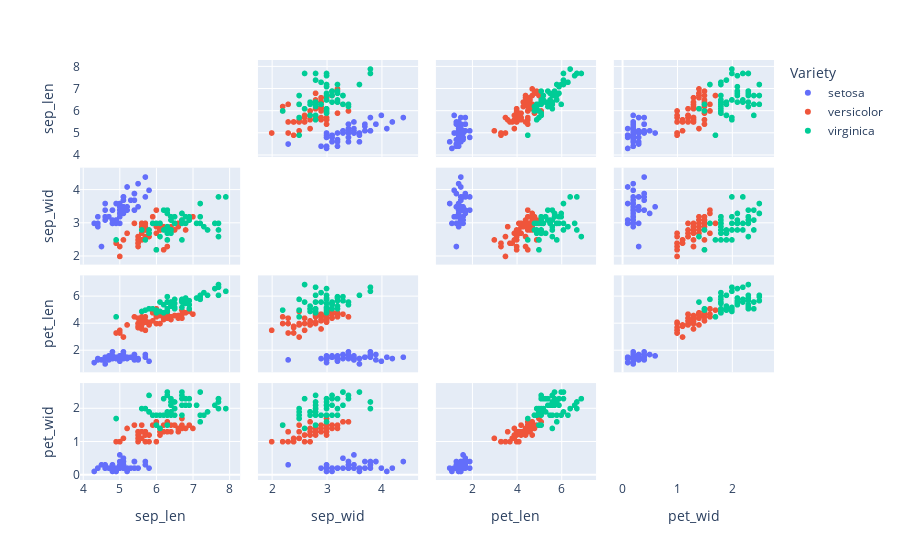

Source (notebook cell):
### Code cell
# scatterplot matrix
px.scatter_matrix(irisData, color='Variety', dimensions=features).update_traces(diagonal_visible=False).show()

### Figure 1 — Plotly figure (JSON) as saved in the notebook; plotly's stock layout.template omitted (floating-point values rounded to 4 significant figures)
{"data": [{"diagonal": {"visible": false}, "dimensions": [{"axis": {"matches": true}, "label": "sep_len", "values": [5.1, 4.9, 4.7, 4.6, 5, 5.4, 4.6, 5, 4.4, 4.9, 5.4, 4.8, 4.8, 4.3, 5.8, 5.7, 5.4, 5.1, 5.7, 5.1, 5.4, 5.1, 4.6, 5.1, 4.8, 5, 5, 5.2, 5.2, 4.7, 4.8, 5.4, 5.2, 5.5, 4.9, 5, 5.5, 4.9, 4.4, 5.1, 5, 4.5, 4.4, 5, 5.1, 4.8, 5.1, 4.6, 5.3, 5]}, {"axis": {"matches": true}, "label": "sep_wid", "values": [3.5, 3, 3.2, 3.1, 3.6, 3.9, 3.4, 3.4, 2.9, 3.1, 3.7, 3.4, 3, 3, 4, 4.4, 3.9, 3.5, 3.8, 3.8, 3.4, 3.7, 3.6, 3.3, 3.4, 3, 3.4, 3.5, 3.4, 3.2, 3.1, 3.4, 4.1, 4.2, 3.1, 3.2, 3.5, 3.6, 3, 3.4, 3.5, 2.3, 3.2, 3.5, 3.8, 3, 3.8, 3.2, 3.7, 3.3]}, {"axis": {"matches": true}, "label": "pet_len", "values": [1.4, 1.4, 1.3, 1.5, 1.4, 1.7, 1.4, 1.5, 1.4, 1.5, 1.5, 1.6, 1.4, 1.1, 1.2, 1.5, 1.3, 1.4, 1.7, 1.5, 1.7, 1.5, 1, 1.7, 1.9, 1.6, 1.6, 1.5, 1.4, 1.6, 1.6, 1.5, 1.5, 1.4, 1.5, 1.2, 1.3, 1.4, 1.3, 1.5, 1.3, 1.3, 1.3, 1.6, 1.9, 1.4, 1.6, 1.4, 1.5, 1.4]}, {"axis": {"matches": true}, "label": "pet_wid", "values": [0.2, 0.2, 0.2, 0.2, 0.2, 0.4, 0.3, 0.2, 0.2, 0.1, 0.2, 0.2, 0.1, 0.1, 0.2, 0.4, 0.4, 0.3, 0.3, 0.3, 0.2, 0.4, 0.2, 0.5, 0.2, 0.2, 0.4, 0.2, 0.2, 0.2, 0.2, 0.4, 0.1, 0.2, 0.2, 0.2, 0.2, 0.1, 0.2, 0.2, 0.3, 0.3, 0.2, 0.6, 0.4, 0.3, 0.2, 0.2, 0.2, 0.2]}], "hovertemplate": "Variety=setosa<br>%{xaxis.title.text}=%{x}<br>%{yaxis.title.text}=%{y}<extra></extra>", "legendgroup": "setosa", "marker": {"color": "#636efa", "symbol": "circle"}, "name": "setosa", "showlegend": true, "type": "splom"}, {"diagonal": {"visible": false}, "dimensions": [{"axis": {"matches": true}, "label": "sep_len", "values": [7, 6.4, 6.9, 5.5, 6.5, 5.7, 6.3, 4.9, 6.6, 5.2, 5, 5.9, 6, 6.1, 5.6, 6.7, 5.6, 5.8, 6.2, 5.6, 5.9, 6.1, 6.3, 6.1, 6.4, 6.6, 6.8, 6.7, 6, 5.7, 5.5, 5.5, 5.8, 6, 5.4, 6, 6.7, 6.3, 5.6, 5.5, 5.5, 6.1, 5.8, 5, 5.6, 5.7, 5.7, 6.2, 5.1, 5.7]}, {"axis": {"matches": true}, "label": "sep_wid", "values": [3.2, 3.2, 3.1, 2.3, 2.8, 2.8, 3.3, 2.4, 2.9, 2.7, 2, 3, 2.2, 2.9, 2.9, 3.1, 3, 2.7, 2.2, 2.5, 3.2, 2.8, 2.5, 2.8, 2.9, 3, 2.8, 3, 2.9, 2.6, 2.4, 2.4, 2.7, 2.7, 3, 3.4, 3.1, 2.3, 3, 2.5, 2.6, 3, 2.6, 2.3, 2.7, 3, 2.9, 2.9, 2.5, 2.8]}, {"axis": {"matches": true}, "label": "pet_len", "values": [4.7, 4.5, 4.9, 4, 4.6, 4.5, 4.7, 3.3, 4.6, 3.9, 3.5, 4.2, 4, 4.7, 3.6, 4.4, 4.5, 4.1, 4.5, 3.9, 4.8, 4, 4.9, 4.7, 4.3, 4.4, 4.8, 5, 4.5, 3.5, 3.8, 3.7, 3.9, 5.1, 4.5, 4.5, 4.7, 4.4, 4.1, 4, 4.4, 4.6, 4, 3.3, 4.2, 4.2, 4.2, 4.3, 3, 4.1]}, {"axis": {"matches": true}, "label": "pet_wid", "values": [1.4, 1.5, 1.5, 1.3, 1.5, 1.3, 1.6, 1, 1.3, 1.4, 1, 1.5, 1, 1.4, 1.3, 1.4, 1.5, 1, 1.5, 1.1, 1.8, 1.3, 1.5, 1.2, 1.3, 1.4, 1.4, 1.7, 1.5, 1, 1.1, 1, 1.2, 1.6, 1.5, 1.6, 1.5, 1.3, 1.3, 1.3, 1.2, 1.4, 1.2, 1, 1.3, 1.2, 1.3, 1.3, 1.1, 1.3]}], "hovertemplate": "Variety=versicolor<br>%{xaxis.title.text}=%{x}<br>%{yaxis.title.text}=%{y}<extra></extra>", "legendgroup": "versicolor", "marker": {"color": "#EF553B", "symbol": "circle"}, "name": "versicolor", "showlegend": true, "type": "splom"}, {"diagonal": {"visible": false}, "dimensions": [{"axis": {"matches": true}, "label": "sep_len", "values": [6.3, 5.8, 7.1, 6.3, 6.5, 7.6, 4.9, 7.3, 6.7, 7.2, 6.5, 6.4, 6.8, 5.7, 5.8, 6.4, 6.5, 7.7, 7.7, 6, 6.9, 5.6, 7.7, 6.3, 6.7, 7.2, 6.2, 6.1, 6.4, 7.2, 7.4, 7.9, 6.4, 6.3, 6.1, 7.7, 6.3, 6.4, 6, 6.9, 6.7, 6.9, 5.8, 6.8, 6.7, 6.7, 6.3, 6.5, 6.2, 5.9]}, {"axis": {"matches": true}, "label": "sep_wid", "values": [3.3, 2.7, 3, 2.9, 3, 3, 2.5, 2.9, 2.5, 3.6, 3.2, 2.7, 3, 2.5, 2.8, 3.2, 3, 3.8, 2.6, 2.2, 3.2, 2.8, 2.8, 2.7, 3.3, 3.2, 2.8, 3, 2.8, 3, 2.8, 3.8, 2.8, 2.8, 2.6, 3, 3.4, 3.1, 3, 3.1, 3.1, 3.1, 2.7, 3.2, 3.3, 3, 2.5, 3, 3.4, 3]}, {"axis": {"matches": true}, "label": "pet_len", "values": [6, 5.1, 5.9, 5.6, 5.8, 6.6, 4.5, 6.3, 5.8, 6.1, 5.1, 5.3, 5.5, 5, 5.1, 5.3, 5.5, 6.7, 6.9, 5, 5.7, 4.9, 6.7, 4.9, 5.7, 6, 4.8, 4.9, 5.6, 5.8, 6.1, 6.4, 5.6, 5.1, 5.6, 6.1, 5.6, 5.5, 4.8, 5.4, 5.6, 5.1, 5.1, 5.9, 5.7, 5.2, 5, 5.2, 5.4, 5.1]}, {"axis": {"matches": true}, "label": "pet_wid", "values": [2.5, 1.9, 2.1, 1.8, 2.2, 2.1, 1.7, 1.8, 1.8, 2.5, 2, 1.9, 2.1, 2, 2.4, 2.3, 1.8, 2.2, 2.3, 1.5, 2.3, 2, 2, 1.8, 2.1, 1.8, 1.8, 1.8, 2.1, 1.6, 1.9, 2, 2.2, 1.5, 1.4, 2.3, 2.4, 1.8, 1.8, 2.1, 2.4, 2.3, 1.9, 2.3, 2.5, 2.3, 1.9, 2, 2.3, 1.8]}], "hovertemplate": "Variety=virginica<br>%{xaxis.title.text}=%{x}<br>%{yaxis.title.text}=%{y}<extra></extra>", "legendgroup": "virginica", "marker": {"color": "#00cc96", "symbol": "circle"}, "name": "virginica", "showlegend": true, "type": "splom"}], "layout": {"autosize": true, "dragmode": "select", "legend": {"title": {"text": "Variety"}, "tracegroupgap": 0}, "margin": {"t": 60}, "xaxis": {"autorange": true, "range": [3.836, 8.364], "type": "linear"}, "xaxis2": {"autorange": true, "range": [1.691, 4.709], "type": "linear"}, "xaxis3": {"autorange": true, "range": [0.2401, 7.66], "type": "linear"}, "xaxis4": {"autorange": true, "range": [-0.2091, 2.809], "type": "linear"}, "yaxis": {"autorange": true, "range": [3.836, 8.364], "type": "linear"}, "yaxis2": {"autorange": true, "range": [1.691, 4.709], "type": "linear"}, "yaxis3": {"autorange": true, "range": [0.2401, 7.66], "type": "linear"}, "yaxis4": {"autorange": true, "range": [-0.2091, 2.809], "type": "linear"}}}
